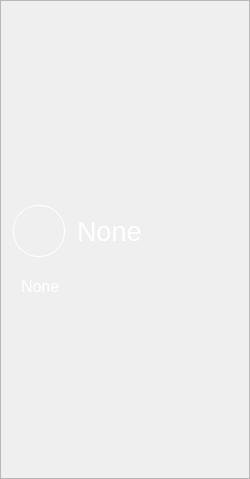
<?xml version="1.0" encoding="UTF-8"?>
<ui version="4.0">
 <class>FeintMenu</class>
 <widget class="QWidget" name="FeintMenu">
  <property name="geometry">
   <rect>
    <x>0</x>
    <y>0</y>
    <width>250</width>
    <height>479</height>
   </rect>
  </property>
  <property name="sizePolicy">
   <sizepolicy hsizetype="Fixed" vsizetype="Expanding">
    <horstretch>0</horstretch>
    <verstretch>0</verstretch>
   </sizepolicy>
  </property>
  <property name="windowTitle">
   <string>Form</string>
  </property>
  <property name="styleSheet">
   <string notr="true"/>
  </property>
  <layout class="QVBoxLayout" name="verticalLayout">
   <property name="spacing">
    <number>0</number>
   </property>
   <property name="leftMargin">
    <number>0</number>
   </property>
   <property name="topMargin">
    <number>0</number>
   </property>
   <property name="rightMargin">
    <number>0</number>
   </property>
   <property name="bottomMargin">
    <number>0</number>
   </property>
   <item>
    <widget class="QFrame" name="basic">
     <property name="sizePolicy">
      <sizepolicy hsizetype="Fixed" vsizetype="Preferred">
       <horstretch>0</horstretch>
       <verstretch>0</verstretch>
      </sizepolicy>
     </property>
     <property name="minimumSize">
      <size>
       <width>250</width>
       <height>0</height>
      </size>
     </property>
     <property name="frameShape">
      <enum>QFrame::StyledPanel</enum>
     </property>
     <property name="frameShadow">
      <enum>QFrame::Raised</enum>
     </property>
     <layout class="QVBoxLayout" name="verticalLayout_2">
      <property name="spacing">
       <number>0</number>
      </property>
      <property name="leftMargin">
       <number>0</number>
      </property>
      <property name="topMargin">
       <number>0</number>
      </property>
      <property name="rightMargin">
       <number>0</number>
      </property>
      <property name="bottomMargin">
       <number>0</number>
      </property>
      <item>
       <widget class="QFrame" name="frame">
        <property name="sizePolicy">
         <sizepolicy hsizetype="Fixed" vsizetype="Fixed">
          <horstretch>0</horstretch>
          <verstretch>0</verstretch>
         </sizepolicy>
        </property>
        <property name="minimumSize">
         <size>
          <width>250</width>
          <height>145</height>
         </size>
        </property>
        <property name="styleSheet">
         <string notr="true">QFrame{
	border:none;
	background:url(:/header.png);
}
#portrait{
border:1px solid #fff;
min-width:50px;
min-height:50px;
max-width:50px;
max-height:50px;
border-radius:25px;
}

</string>
        </property>
        <property name="frameShape">
         <enum>QFrame::StyledPanel</enum>
        </property>
        <property name="frameShadow">
         <enum>QFrame::Raised</enum>
        </property>
        <layout class="QGridLayout" name="gridLayout">
         <property name="leftMargin">
          <number>12</number>
         </property>
         <property name="topMargin">
          <number>24</number>
         </property>
         <property name="bottomMargin">
          <number>0</number>
         </property>
         <property name="horizontalSpacing">
          <number>12</number>
         </property>
         <property name="verticalSpacing">
          <number>6</number>
         </property>
         <item row="0" column="1">
          <widget class="QLabel" name="nameLab">
           <property name="styleSheet">
            <string notr="true">font-size:20pt;color:white;background:rgb();</string>
           </property>
           <property name="text">
            <string>None</string>
           </property>
          </widget>
         </item>
         <item row="1" column="0" colspan="2">
          <widget class="QLabel" name="introLab">
           <property name="sizePolicy">
            <sizepolicy hsizetype="Preferred" vsizetype="Fixed">
             <horstretch>0</horstretch>
             <verstretch>0</verstretch>
            </sizepolicy>
           </property>
           <property name="styleSheet">
            <string notr="true">color:white;background:rgb();font-size:12pt;</string>
           </property>
           <property name="text">
            <string>None</string>
           </property>
           <property name="indent">
            <number>8</number>
           </property>
          </widget>
         </item>
         <item row="0" column="0">
          <widget class="QLabel" name="portrait">
           <property name="styleSheet">
            <string notr="true">background-image:url(:/sound.png);</string>
           </property>
           <property name="frameShadow">
            <enum>QFrame::Plain</enum>
           </property>
           <property name="text">
            <string/>
           </property>
           <property name="scaledContents">
            <bool>true</bool>
           </property>
          </widget>
         </item>
        </layout>
       </widget>
      </item>
     </layout>
    </widget>
   </item>
  </layout>
 </widget>
 <resources/>
 <connections/>
</ui>
